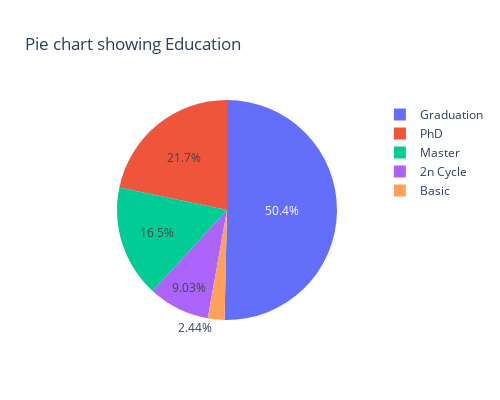

Write notebook code for a chart like this one.
### Code cell
data['Education'].value_counts()
import plotly.graph_objects as go
fig = go.Figure(data=[go.Pie(labels=data['Education'].value_counts().index, values=data['Education'].value_counts().values)])
fig.update_layout(height=400, width=500, title_text="Pie chart showing Education")
fig.show()

### Figure 1 — Plotly figure (JSON) as saved in the notebook; plotly's stock layout.template omitted (floating-point values rounded to 4 significant figures)
{"data": [{"labels": ["Graduation", "PhD", "Master", "2n Cycle", "Basic"], "type": "pie", "values": [1116, 481, 365, 200, 54]}], "layout": {"height": 400, "title": {"text": "Pie chart showing Education"}, "width": 500}}
